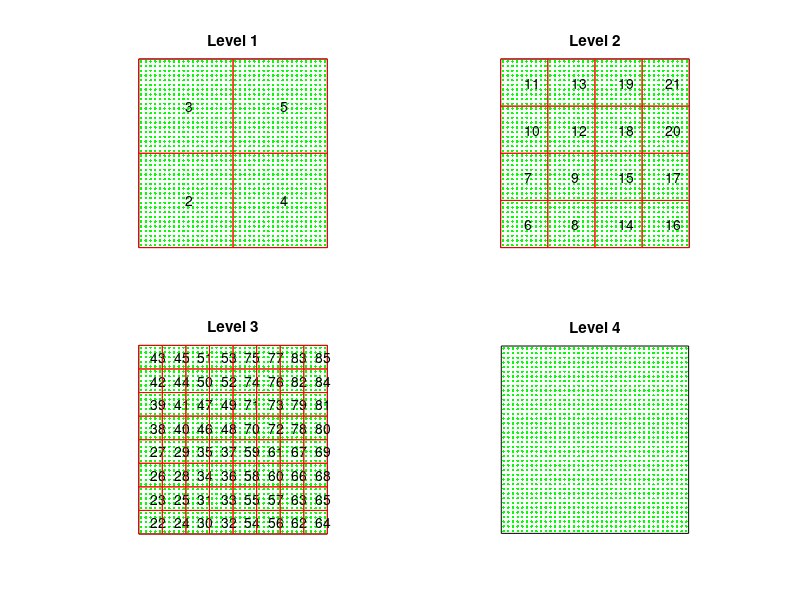

MATLAB code to generate this figure:
function main_simplefmm

clear
rand( 'seed',0)
randn('seed',0)

%%%%%%%%%%%%%%% Set the geometry.
flag_geo = 3;  % Set this parameter to 1, 2, or 3 to choose a geometry.
if (flag_geo == 1)
  nmax = 50;
  ntot = 1000;
  box_geom_root = [1,0.5,0.5];
  xx = [box_geom_root(2) + box_geom_root(1)*(rand(1,ntot)-0.5);...
        box_geom_root(3) + box_geom_root(1)*(rand(1,ntot)-0.5)];
elseif (flag_geo == 2)
  nmax = 50;
  ntot = 900;
  tt = 2*pi*rand(1,ntot);
  rr = 1 + 0.025*randn(1,ntot);
  xx = [rr.*cos(tt);...
        rr.*sin(tt)];
  x1min = min(xx(1,:));
  x1max = max(xx(1,:));
  x2min = min(xx(2,:));
  x2max = max(xx(2,:));
  len   = (1 + 1e-10)*max(x1max - x1min,x2max - x2min);
  box_geom_root = [len,0.5*(x1min+x1max),0.5*(x2min+x2max)];
elseif (flag_geo == 3)
  nside     = 40;
  nmax      = 25;
  ntot      = nside*nside;
  h         = 1/nside;
  [xx1,xx2] = meshgrid(linspace(0.5*h, 1 - 0.5*h, nside));
  xx        = [reshape(xx1,1,ntot);...
               reshape(xx2,1,ntot)];
  box_geom_root = [1,0.5,0.5];
end

%%%%%%%%%%%%%%%% Set various parameters
p_fmm  = 20;  % The order of the multipole expansions.
fprintf(1,'======= FMM test code ==============\n')
fprintf(1,'ntot      = %d\n',ntot)
fprintf(1,'p_fmm     = %d\n',p_fmm)
fprintf(1,'nbox_max  = %d\n',nmax)

%%%%%%%%%%%%%%%%%%%%%%%%%%%%%%%%%%%%%%%%%%%%%%%%%%%%%%%%
%%% Apply the FMM
%%% 
%%% You can call the function to let it specify "box_geom_root" 
%%% by itself, or you can force it to use a given box.
%%%%%%%%%%%%%%%%%%%%%%%%%%%%%%%%%%%%%%%%%%%%%%%%%%%%%%%%
qq = randn(ntot,3);
uu = LOCAL_SIMPLEFMM(xx,qq,nmax,p_fmm,box_geom_root);
%uu = LOCAL_SIMPLEFMM(xx,qq,nmax,p_fmm);

%%%%%%%%%%%%%%%%%%%%%%%%%%%%%%%%%%%%%%%%%%%%%%%%%%%%%%%%
%%% Verify the solution
%%%%%%%%%%%%%%%%%%%%%%%%%%%%%%%%%%%%%%%%%%%%%%%%%%%%%%%%
A        = LOCAL_A_diag(xx);
uu_exact = A * qq;
fprintf(1,'||uu - uu_exact|| / ||uu_exact|| = %18.10e\n',...
        norm(uu - uu_exact)/norm(uu_exact))

return

%%%%%%%%%%%%%%%%%%%%%%%%%%%%%%%%%%%%%%%%%%%%%%%%%%%%%%%%%%%%%%%%%%%%%%%%%%%
% This is a very basic 2D FMM for the log-kernel.
%
% NOTE: It is VERY slow and should be used only for learning purposes.
%
% It evaluates a matrix-vector product 
%
%   uu_orig = A * qq_orig 
%
% where A is a matrix of size ntot x ntot whose ij entry is
%
%   A(i,j) = log(norm(xx_orig(:,i) - xx_orig(:,j))))
%
% The object xx_orig specifies the particle locations, its size is 2 x ntot.
%
% (The moniker "_orig" is used since the vectors will be reordered inside
%  the function to conform with the ordering of the tree.
%
% INPUTS:  xx_orig        - particle locations, a matrix of size 2 x ntot
%          qq_orig        - charges, a vector of size ntot x nrhs
%          nmax           - maximum number of particles in a leaf
%          p_fmm          - order of multipole expansions
%          box_geom_root  - the geometry of the box holding the particles xx
%                           (this input is optional)
%
% OUTPUT:  uu_orig        - the potentials
%
%%%%%%%%%%%%%%%%%%%%%%%%%%%%%%%%%%%%%%%%%%%%%%%%%%%%%%%%%%%%%%%%%%%%%%%%%%%

function uu_orig = LOCAL_SIMPLEFMM(xx_orig,qq_orig,nmax,p_fmm,box_geom_root)

%%% If not "box_geom_root" object is specified, then create it:
if (nargin == 4)
  x1min = min(xx_orig(1,:));
  x1max = max(xx_orig(1,:));
  x2min = min(xx_orig(2,:));
  x2max = max(xx_orig(2,:));
  len   = (1 + 1e-10)*max(x1max-x1min,x2max-x2min);
  box_geom_root = [len,...
                   0.5 * (x1min + x1max),...
                   0.5 * (x2min + x2max)];
end

%%% Extract some parameters
ntot = size(xx_orig,2);
nrhs = size(qq_orig,2);

%%%%%%%%%%%%%%%%%%%%%%%%%%%%%%%%%%%%%%%%%%%%%%%
% STEP 1: Set up a tree structure.
%%%%%%%%%%%%%%%%%%%%%%%%%%%%%%%%%%%%%%%%%%%%%%%
[NODES,indvec] = LOCAL_get_tree(xx_orig,box_geom_root,nmax);
nboxes         = size(NODES,2);
xx             = xx_orig(:,indvec);
figure(1)
LOCAL_draw_boxes(NODES,xx,box_geom_root);

%%%%%%%%%%%%%%%%%%%%%%%%%%%%%%%%%%%%%%%%%%%%%%%%%%%%%%%%
% Step 2: Construct the various lists needed.
%%%%%%%%%%%%%%%%%%%%%%%%%%%%%%%%%%%%%%%%%%%%%%%%%%%%%%%%
NODES = LOCAL_get_lists(NODES,xx);

%%%%%%%%%%%%%%%%%%%%%%%%%%%%%%%%%%%%%%%%%%%%%%%%%%%%%%%%
% Initialize fields.
%%%%%%%%%%%%%%%%%%%%%%%%%%%%%%%%%%%%%%%%%%%%%%%%%%%%%%%%
qq = qq_orig(indvec,:); % we permute the indices so that the potentials associated with a box are contiguous. 
uu = zeros(ntot,nrhs); 
OUTFIELD = cell(1,nboxes);
INFIELD  = cell(1,nboxes);
for ibox = 1:nboxes
  OUTFIELD{ibox} = zeros(p_fmm+1,nrhs);
  INFIELD{ ibox} = zeros(p_fmm+1,nrhs);
end

%%%%%%%%%%%%%%%%%%%%%%%%%%%%%%%%%%%%%%%%%%%%%%%%%%%%%%%%
% Apply all T_ofs
%%%%%%%%%%%%%%%%%%%%%%%%%%%%%%%%%%%%%%%%%%%%%%%%%%%%%%%%
for ibox = 1:nboxes
  if (length(NODES{04,ibox}) == 0) % ibox has no children
    ind      = NODES{06,ibox} - 1 + (1:NODES{07,ibox});
    box_geom = NODES{1,ibox};
    xx_src   = xx(:,ind);
    T_ofs    = LOCAL_T_ofs(box_geom,p_fmm,xx_src);
    OUTFIELD{ibox} = T_ofs*qq(ind,:);
  end
end

%%%%%%%%%%%%%%%%%%%%%%%%%%%%%%%%%%%%%%%%%%%%%%%%%%%%%%%%
% Apply all T_ofo
%%%%%%%%%%%%%%%%%%%%%%%%%%%%%%%%%%%%%%%%%%%%%%%%%%%%%%%%
for ibox = nboxes:(-1):2
  if ((NODES{3,ibox} > 1) && (length(NODES{12,ibox}) > 0))
    box_geom_dad = NODES{01,ibox}; 
    for ison = NODES{04,ibox}
      box_geom_son   = NODES{01,ison};
      T_ofo          = LOCAL_T_ofo(box_geom_dad,box_geom_son,p_fmm);
      OUTFIELD{ibox} = OUTFIELD{ibox} + T_ofo*OUTFIELD{ison};
    end
  end
end

%%%%%%%%%%%%%%%%%%%%%%%%%%%%%%%%%%%%%%%%%%%%%%%%%%%%%%%%
% Apply all T_ifo
%%%%%%%%%%%%%%%%%%%%%%%%%%%%%%%%%%%%%%%%%%%%%%%%%%%%%%%%
for ibox = 1:nboxes
  if ((NODES{3,ibox} > 1) && (length(NODES{12,ibox}) > 0))
    box_geom_trg = NODES{1,ibox};
    for j = 1:length(NODES{12,ibox})
      jbox          = NODES{12,ibox}(j);
      box_geom_src  = NODES{1,jbox};
      T_ifo         = LOCAL_T_ifo(box_geom_trg,box_geom_src,p_fmm);
      INFIELD{ibox} = INFIELD{ibox} + T_ifo*OUTFIELD{jbox};
    end
  end
end

%%%%%%%%%%%%%%%%%%%%%%%%%%%%%%%%%%%%%%%%%%%%%%%%%%%%%%%%
% Apply all T_tfo    ("list 3")
%%%%%%%%%%%%%%%%%%%%%%%%%%%%%%%%%%%%%%%%%%%%%%%%%%%%%%%%
for ibox = 1:nboxes
  if (length(NODES{14,ibox}) > 0)
    J_trg  = NODES{06,ibox} - 1 + (1:NODES{07,ibox});
    for j = 1:length(NODES{14,ibox})
      jbox         = NODES{14,ibox}(j);
      xx_trg       = xx(:,J_trg);
      box_geom_src = NODES{1,jbox};
      T_tfo        = LOCAL_T_tfo(xx_trg,box_geom_src,p_fmm);
      uu(J_trg,:)  = uu(J_trg,:) + T_tfo*OUTFIELD{jbox}; 
    end
  end
end

%%%%%%%%%%%%%%%%%%%%%%%%%%%%%%%%%%%%%%%%%%%%%%%%%%%%%%%%
% Apply all T_ifs    ("list 4")
%%%%%%%%%%%%%%%%%%%%%%%%%%%%%%%%%%%%%%%%%%%%%%%%%%%%%%%%
for ibox = 1:nboxes
  if (length(NODES{16,ibox}) > 0)
    for j = 1:length(NODES{16,ibox})
      jbox          = NODES{16,ibox}(j);
      J_src         = NODES{06,jbox} - 1 + (1:NODES{07,jbox});
      box_geom_trg  = NODES{1,ibox};
      xx_src        = xx(:,J_src);
      T_ifs         = LOCAL_T_ifs(box_geom_trg,p_fmm,xx_src);
      INFIELD{ibox} = INFIELD{ibox} + T_ifs*qq(J_src,:);
    end
  end
end

%%%%%%%%%%%%%%%%%%%%%%%%%%%%%%%%%%%%%%%%%%%%%%%%%%%%%%%%
% Apply all T_ifi
%%%%%%%%%%%%%%%%%%%%%%%%%%%%%%%%%%%%%%%%%%%%%%%%%%%%%%%%
for ibox = 2:nboxes
  if ((NODES{3,ibox} > 1) && (length(NODES{04,ibox}) > 0))
    box_geom_dad = NODES{01,ibox};
    for ison = NODES{04,ibox}
      box_geom_son  = NODES{01,ison};
      T_ifi         = LOCAL_T_ifi(box_geom_son,box_geom_dad,p_fmm);
      INFIELD{ison} = INFIELD{ison} + T_ifi*INFIELD{ibox};
    end
  end
end

%%%%%%%%%%%%%%%%%%%%%%%%%%%%%%%%%%%%%%%%%%%%%%%%%%%%%%%%
% Apply all T_tfi
%%%%%%%%%%%%%%%%%%%%%%%%%%%%%%%%%%%%%%%%%%%%%%%%%%%%%%%%
for ibox = 2:nboxes
  if (length(NODES{04,ibox}) == 0) % ibox is a leaf
    ind       = NODES{06,ibox} - 1 + (1:NODES{07,ibox});
    xx_trg    = xx(:,ind);
    box_geom  = NODES{01,ibox};
    T_tfi     = LOCAL_T_tfi(xx_trg,box_geom,p_fmm);
    uu(ind,:) = uu(ind,:) + T_tfi*INFIELD{ibox};
  end
end

%%%%%%%%%%%%%%%%%%%%%%%%%%%%%%%%%%%%%%%%%%%%%%%%%%%%%%%%
% Evaluate interactions with direct neighbors
%%%%%%%%%%%%%%%%%%%%%%%%%%%%%%%%%%%%%%%%%%%%%%%%%%%%%%%%
for ibox = 1:nboxes
  if (length(NODES{10,ibox}) > 0)
    J_trg = NODES{06,ibox} - 1 + (1:NODES{07,ibox});
    for j = 1:length(NODES{10,ibox})
      jbox        = NODES{10,ibox}(j);
      J_src       = NODES{06,jbox} - 1 + (1:NODES{07,jbox});
      B           = LOCAL_A_offd(xx(:,J_trg),xx(:,J_src));
      uu(J_trg,:) = uu(J_trg,:) + B*qq(J_src,:);
    end
  end
end

%%%%%%%%%%%%%%%%%%%%%%%%%%%%%%%%%%%%%%%%%%%%%%%%%%%%%%%%
% Evaluate leaf self-interactions 
%%%%%%%%%%%%%%%%%%%%%%%%%%%%%%%%%%%%%%%%%%%%%%%%%%%%%%%%
for ibox = 1:nboxes
  if (length(NODES{04,ibox}) == 0)
    ind       = NODES{06,ibox} - 1 + (1:NODES{07,ibox});
    B         = LOCAL_A_diag(xx(:,ind));
    uu(ind,:) = uu(ind,:) + B*qq(ind,:);
  end
end

% Undo the permutation of the indices.
uu_orig = zeros(size(uu));
uu_orig(indvec,:) = real(uu);

return

%%%%%%%%%%%%%%%%%%%%%%%%%%%%%%%%%%%%%%%%%%%%%%%%%%%%%%%%%%%%%%%%%%%%%%%%%%%

function NODES = LOCAL_get_lists(NODES,xx)

nboxes = size(NODES,2);

% Construct a list "leaf_list" of all childless boxes.
leaf_list  = zeros(1,nboxes);
ileaf      = 0;
for ibox = 1:nboxes;
  if (length(NODES{04,ibox}) == 0)
    ileaf = ileaf+1;
    leaf_list(ileaf) = ibox;
  end
end
nleaf = ileaf;
leaf_list = leaf_list(1:nleaf);

% Initialize all lists.
for ibox = 1:nboxes
  for ilist = 10:2:18
    NODES{ilist,ibox} = [];
  end
end

% Create lists 2 and 5
for ibox = 2:nboxes
  lside          = NODES{1,ibox}(1);
  x1c            = NODES{1,ibox}(2);
  x2c            = NODES{1,ibox}(3);
  ifath          = NODES{3,ibox};
  fath_coll_list = [NODES{18,ifath},ifath];
  for ifathcoll = fath_coll_list
    for jbox = NODES{04,ifathcoll}
      if ~(ibox == jbox)
        y1c  = NODES{1,jbox}(2);
        y2c  = NODES{1,jbox}(3);
        dist = sqrt((y1c-x1c)*(y1c-x1c) + (y2c-x2c)*(y2c-x2c));
        if (dist < (1.9*lside))
          % jbox is a colleague of ibox
          NODES{18,ibox} = [NODES{18,ibox},jbox];
        else
          NODES{12,ibox} = [NODES{12,ibox},jbox];
        end
      end
    end
  end
end

% Create lists 1 and 3
for ibox = 2:nboxes
  ibox_geom = NODES{1,ibox};
  list1   = [];
  list3   = [];
  if (length(NODES{04,ibox}) == 0)
    for jbox = NODES{18,ibox}
      [list1_fromjbox,list3_fromjbox] = LOCAL_get_list1_and_list3(NODES,ibox_geom,jbox,xx);
      list1 = [list1,list1_fromjbox];
      list3 = [list3,list3_fromjbox];
    end
  end
  NODES{10,ibox} = list1;
  NODES{14,ibox} = list3;
end

% At this point, NODES{10,ibox} lists only touching boxes at the same
% or finer levels as ibox. We next add the missing boxes.
for ibox = 2:nboxes
  for jbox = NODES{10,ibox}
    lside_ibox = NODES{1,ibox}(1);
    lside_jbox = NODES{1,jbox}(1);
    if ((lside_ibox / lside_jbox) > 1.0001)
      NODES{10,jbox} = [NODES{10,jbox},ibox];
    end
  end
end

% Create list 4.
% It is the dual of list 3.
for ibox = 2:nboxes
  for jbox = NODES{14,ibox}
    NODES{16,jbox} = [NODES{16,jbox},ibox];
  end
end

return

%%%%%%%%%%%%%%%%%%%%%%%%%%%%%%%%%%%%%%%%%%%%%%%%%%%%%%%%
% Auxiliary functions
%%%%%%%%%%%%%%%%%%%%%%%%%%%%%%%%%%%%%%%%%%%%%%%%%%%%%%%%

function [list1,list3] = LOCAL_get_list1_and_list3(NODES,ibox_geom,jbox,xx)

lside_i = ibox_geom(1);
lside_j = NODES{1,jbox}(1);

lsep    = max(abs(NODES{1,jbox}(2)-ibox_geom(2)),abs(NODES{1,jbox}(3)-ibox_geom(3)));
          
is_touching  = (lsep < 0.50001*(lside_i + lside_j));
has_children = (length(NODES{04,jbox})>0);

if ~is_touching
  list1 = [];
  list3 = [jbox];
else
  if ~has_children
    list1 = [jbox];
    list3 = [];
  else
    list1 = [];
    list3 = [];
    for kbox = NODES{04,jbox};
      [list1_fromk,list3_fromk] = LOCAL_get_list1_and_list3(NODES,ibox_geom,kbox,xx);
      list1 = [list1,list1_fromk];
      list3 = [list3,list3_fromk];
    end
  end
end

return

%%%%%%%%%%%%%%%%%%%%%%%%%%%%%%%%%%%%%%%%%%%%%%%%%%%%%%%%%%%%%%%%%%%%%%%%%%%%%%%

function [NODES,indvec] = LOCAL_get_tree(xx,box_geom,nmax)

ntot = size(xx,2);
len  = box_geom(1);
x1c  = box_geom(2);
x2c  = box_geom(3);

% BOXES is a temporary work array for setting up the tree-structure
BOXES       = zeros(18,100);
lenBOXES    = 100;
BOXES( 1,1) = NaN;
BOXES( 2,1) = 0;
BOXES( 3,1) = NaN;
BOXES( 6,1) = 1;
BOXES( 7,1) = ntot;
BOXES(10,1) = NaN;
BOXES(11,1) = x1c - 0.5*len;
BOXES(12,1) = x1c + 0.5*len;
BOXES(13,1) = x2c - 0.5*len;
BOXES(14,1) = x2c + 0.5*len;
BOXES(15,1) = -1;
BOXES(16,1) = -1;
BOXES(17,1) = -1;
BOXES(18,1) = -1;

indvec = 1:ntot;

% Create the tree structure by quartering any
% box that holds more than nmax nodes.
%
% We create the boxes one level at a time.
% The following loop is over LEVELS.
ibox_last  = 0;
ibox_new   = 1;
ilevel     = 0;
while (ibox_new > ibox_last)

  ibox_first = ibox_last+1;
  ibox_last  = ibox_new;
  ilevel     = ilevel+1;
  
  % Loop over all boxes on the level that was last created.
  % All newly created boxes are temporarily stored in the array TMPBOXES.
  for ibox = ibox_first:ibox_last
    
    % If ibox holds more than nmax nodes, it will be partitioned.
    if (BOXES(07,ibox) > nmax) 

      qfirst = BOXES(06,ibox);
      x1min  = BOXES(11,ibox);
      x1max  = BOXES(12,ibox);
      x2min  = BOXES(13,ibox);
      x2max  = BOXES(14,ibox);
      x1half = (x1min + x1max)/2;
      x2half = (x2min + x2max)/2;
      J      = qfirst - 1 + (1:BOXES(07,ibox));
      indloc = indvec(J);
      J_sw   = find( (xx(1,indloc) <= x1half) .* (xx(2,indloc) <= x2half) );
      J_nw   = find( (xx(1,indloc) <= x1half) .* (xx(2,indloc) >  x2half) );
      J_se   = find( (xx(1,indloc) >  x1half) .* (xx(2,indloc) <= x2half) );
      J_ne   = find( (xx(1,indloc) >  x1half) .* (xx(2,indloc) >  x2half) );
           
      indvec(J) = [indloc(J_sw),indloc(J_nw),indloc(J_se),indloc(J_ne)];
      
      npart_added = 0;
      % If there is not enough space to save the 4 children in
      % the array BOXES, then double the size of BOXES.
      if ((ibox_new + 4) > lenBOXES)
        BOXES  = [BOXES,zeros(size(BOXES,1),4+size(BOXES,2))];
        lenBOXES = size(BOXES,2);
      end
      if ~isempty(J_sw)
        ibox_new = ibox_new + 1;
        n_sw = length(J_sw);
        BOXES(:,ibox_new) = [NaN,ilevel,ibox,NaN,NaN,qfirst+npart_added,...
                             n_sw,NaN,NaN,NaN,x1min,x1half,x2min,x2half,...
                             -1,-1,-1,-1]';
        BOXES(15,ibox) = ibox_new;
        npart_added = npart_added + n_sw;
      end
      if ~isempty(J_nw)
        ibox_new = ibox_new + 1;
        n_nw = length(J_nw);
        BOXES(:,ibox_new) = [NaN,ilevel,ibox,NaN,NaN,qfirst+npart_added,...
                             n_nw,NaN,NaN,NaN,x1min,x1half,x2half,x2max,...
                             -1,-1,-1,-1]';
        BOXES(16,ibox) = ibox_new;
        npart_added = npart_added + n_nw;
      end
      if ~isempty(J_se)
        ibox_new = ibox_new + 1;
        n_se = length(J_se);
        BOXES(:,ibox_new) = [NaN,ilevel,ibox,NaN,NaN,qfirst+npart_added,...
                             n_se,NaN,NaN,NaN,x1half,x1max,x2min,x2half,...
                             -1,-1,-1,-1]';

        BOXES(17,ibox) = ibox_new;
        npart_added = npart_added + n_se;
      end
      if ~isempty(J_ne)
        ibox_new = ibox_new + 1;
        n_ne = length(J_ne);
        BOXES(:,ibox_new) = [NaN,ilevel,ibox,NaN,NaN,qfirst+npart_added,...
                             n_ne,NaN,NaN,NaN,x1half,x1max,x2half,x2max,...
                             -1,-1,-1,-1]';
        BOXES(18,ibox) = ibox_new;
        npart_added = npart_added + n_ne;
      end
    
    end
    
  end
  
end

% Let nboxes denote the number of boxes created,
% create the object NODES which will hold all
% relevant information, and transfer the 
% information in BOXES to NODES.
nboxes  = ibox_new;
NODES = cell(45,nboxes);
for ibox = 1:nboxes
  NODES{01,ibox} = [     BOXES(12,ibox)-BOXES(11,ibox),...
                    0.5*(BOXES(11,ibox)+BOXES(12,ibox)),...
                    0.5*(BOXES(13,ibox)+BOXES(14,ibox))];
  NODES{02,ibox} = BOXES(02,ibox);
  NODES{03,ibox} = BOXES(03,ibox);
  NODES{04,ibox} = [];
  for j = 15:18
    if (BOXES(j,ibox) > 0)
      NODES{04,ibox} = [NODES{04,ibox},BOXES(j,ibox)];
    end
  end
  NODES{06,ibox} = BOXES(06,ibox);
  NODES{07,ibox} = BOXES(07,ibox);
end


return

%%%%%%%%%%%%%%%%%%%%%%%%%%%%%%%%%%%%%%%%%%%%%%%%%%%%%%%%%%%%%%%%%%%%%%%%%%%%%%%%%%%%%%%%%%%%%%%%%%%%%%%%

function T = LOCAL_T_ofs(box_geom_src,p_fmm,xxsrc)

nsrc = size(xxsrc,2);
dd   = ones(p_fmm,1)*((xxsrc(1,:)-box_geom_src(2)) + 1i*(xxsrc(2,:) - box_geom_src(3)));
PP   = ((1:p_fmm)')*ones(1,nsrc);
T    = [ ones(1,nsrc); -(1./PP).*(dd.^PP)];
  
return

%%%%%%%%%%%%%%%%%%%%%%%%%%%%%%%%%%%%%%%%%%%%%%%%%%%%%%%%%%%%%%%%%%%%%%%%%%%%%%%%%%%%%%%%%%%%%%%%%%%

function T = LOCAL_T_tfi(xxtrg,box_geom,p_fmm)

ntrg = size(xxtrg,2);
dd = ((xxtrg(1,:)-box_geom(2)) + 1i*(xxtrg(2,:) - box_geom(3))).' * ones(1,p_fmm);
PP = ones(ntrg,1)*(1:p_fmm);
T  = [ones(ntrg,1),dd.^PP];

return

%%%%%%%%%%%%%%%%%%%%%%%%%%%%%%%%%%%%%%%%%%%%%%%%%%%%%%%%%%%%%%%%%%%%%%%%%%%%%%%%%%%%%%%%%%%%%%%%%%%

function T = LOCAL_T_tfo(xxtrg,box_geom,p_fmm)

ntrg = size(xxtrg,2);
PP   = ones(ntrg,1)*(1:p_fmm);
dd   = ((xxtrg(1,:)-box_geom(2)) + 1i*(xxtrg(2,:)-box_geom(3))).';
T    = [log(dd), 1./((dd*ones(1,p_fmm)).^PP)];
  
return
%%%%%%%%%%%%%%%%%%%%%%%%%%%%%%%%%%%%%%%%%%%%%%%%%%%%%%%%%%%%%%%%%%%%%%%%%%%%%%%%%%%%%%%%%%%%%%%%%%%

function T = LOCAL_T_ifs(box_geom_trg,p_fmm,xxsrc)

nsrc = size(xxsrc,2);
dd   = (xxsrc(1,:) - box_geom_trg(2)) + 1i*(xxsrc(2,:)-box_geom_trg(3));
PP   = ((1:p_fmm)')*ones(1,nsrc);
T    = [log(-dd); -1./(PP.*((ones(p_fmm,1)*dd).^PP))];

return

%%%%%%%%%%%%%%%%%%%%%%%%%%%%%%%%%%%%%%%%%%%%%%%%%%%%%%%%%%%%%%%%%%%%%%%%%%%%%%%%%%%%%%%%%%%%%%%%%%%

function T = LOCAL_T_ofo(box_geom_dad,box_geom_son,p_fmm)

cdad1  = box_geom_dad(2);
cdad2  = box_geom_dad(3);

cson1  = box_geom_son(2);
cson2  = box_geom_son(3);

dd     = (cson1-cdad1) + 1i*(cson2-cdad2);

[jj,ii] = meshgrid(0:(p_fmm-1));
X       = tril(dd.^max(ii-jj,0));
Y       = LOCAL_binomial(ii,min(ii,jj));
i_vec   = (1:p_fmm)';
t_vec   = -(1./i_vec).*(dd.^i_vec);
T       = [1,     zeros(1,p_fmm);...
           t_vec, X.*Y];

return

%%%%%%%%%%%%%%%%%%%%%%%%%%%%%%%%%%%%%%%%%%%%%%%%%%%%%%%%%%%%%%%%%%%%%%%%%%%%%%%%%%%%%%%%%%%%%%%%%%%

function T = LOCAL_T_ifi(box_geom_son,box_geom_dad,p_fmm)

cdad1  = box_geom_dad(2);
cdad2  = box_geom_dad(3);

cson1  = box_geom_son(2);
cson2  = box_geom_son(3);

dd      = (cson1-cdad1) + 1i*(cson2-cdad2);
[jj,ii] = meshgrid(0:p_fmm);
X       = triu(dd.^max(jj-ii,0));
Y       = LOCAL_binomial(jj,min(ii,jj));
T       = X.*Y;

return

%%%%%%%%%%%%%%%%%%%%%%%%%%%%%%%%%%%%%%%%%%%%%%%%%%%%%%%%%%%%%%%%%%%%%%%%%%%%%%%%%%%%%%%%%%%%%%%%%%%

function T = LOCAL_T_ifo(box_geom_trg,box_geom_src,p_fmm)

ct1  = box_geom_trg(2);
ct2  = box_geom_trg(3);

cs1  = box_geom_src(2);
cs2  = box_geom_src(3);

T    = ones(p_fmm+1,p_fmm+1);
dd   = (cs1-ct1) + 1i*(cs2-ct2);

% Construct the 1-1-element.
T(1,1) = log(-dd);

% Construct the top row;
jj = 1:p_fmm;
T(1,2:(p_fmm+1)) = ((-1).^jj)./((dd*ones(1,p_fmm)).^jj);

% Construct the left-most diagonal. 
ii = (1:p_fmm)';
T(2:(p_fmm+1),1) = -1./(ii.*((dd*ones(p_fmm,1)).^ii));

% Construct the "bulk" of the matrix
[JJ,II] = meshgrid(1:p_fmm);
T(2:(p_fmm+1),2:(p_fmm+1)) = ((-1).^JJ) .* LOCAL_binomial(II+JJ-1,JJ-1) .* (1./((dd*ones(p_fmm,p_fmm)).^(II+JJ)));

return

%%%%%%%%%%%%%%%%%%%%%%%%%%%%%%%%%%%%%%%%%%%%%%%%%%%%%%%%%%%%%%%%%%%%%%%%%%%%%%%%%%%%%%%%%%%%%%%%%%%

function c = LOCAL_binomial(n, k)

nk = [n(:); k(:)];
c = exp(gammaln(n+1) - gammaln(k+1) - gammaln(n-k+1));  % binomial coefficient
i = n == floor(n + .5) & k == floor(k + .5);
c(i) = floor(c(i) + .5);                                % number of combinations

return

%%%%%%%%%%%%%%%%%%%%%%%%%%%%%%%%%%%%%%%%%%%%%%%%%%%%%%%%%%%%%%%%%%%%%%%%%%%%%%%%%%%%%%%%%%%%%%%%%%%%%%%%

function A = LOCAL_A_offd(xxtrg,xxsrc)

ntrg   = size(xxtrg,2);
nsrc   = size(xxsrc,2);
zztrg  = xxtrg(1,:) + 1i*xxtrg(2,:);
zzsrc  = xxsrc(1,:) + 1i*xxsrc(2,:);
dd     = zztrg.' * ones(1,nsrc) - ones(ntrg,1)*zzsrc;

ddsq = dd.*conj(dd);
A    = 0.5*log(ddsq);
  
return

%%%%%%%%%%%%%%%%%%%%%%%%%%%%%%%%%%%%%%%%%%%%%%%%%%%%%%%%%%%%%%%%%%%%%%%%%%%

function A = LOCAL_A_diag(xx)

nloc = size(xx,2);
xxs  = ones(nloc,1)*(xx(1,:) + 1i * xx(2,:));
xxt  = (xx(1,:) + 1i * xx(2,:)).' * ones(1,nloc);
dd   = xxt - xxs + eye(nloc);

ddsq = dd.*conj(dd);
A    = 0.5*log(ddsq);
for j = 1:nloc
  A(j,j) = 0;
end

return

%%%%%%%%%%%%%%%%%%%%%%%%%%%%%%%%%%%%%%%%%%%%%%%%%%%%%%%%%%%%%%%%%%%%%%%%%%%

function ans = LOCAL_draw_boxes(NODES,xx,box_geom)

len = box_geom(1);

box = [box_geom(2) - 0.5*len,...
       box_geom(2) + 0.5*len,...
       box_geom(3) - 0.5*len,...
       box_geom(3) + 0.5*len];

nlevels = 1;
for ibox = 2:size(NODES,2)
  nlevels = max(NODES{2,ibox},nlevels);
end
for ilevel = 1:4
  subplot(2,2,ilevel)
  hold off
  plot(box([1,2,2,1,1]),box([3,3,4,4,3]),'k')
  hold on
  axis equal
  axis off
  h = plot(xx(1,:),xx(2,:),'g.');
%  set(h,'MarkerSize',20)
  title(sprintf('Level %d',ilevel))
end

flag_warning = 0;

for ibox = 2:size(NODES,2)
  ilevel = NODES{2,ibox};
  if (ilevel <= 4)
    subplot(2,2,ilevel)
    x1min = NODES{1,ibox}(2) - 0.5*NODES{1,ibox}(1);
    x1max = NODES{1,ibox}(2) + 0.5*NODES{1,ibox}(1);
    x2min = NODES{1,ibox}(3) - 0.5*NODES{1,ibox}(1);
    x2max = NODES{1,ibox}(3) + 0.5*NODES{1,ibox}(1);
    plot([x1min,x1max,x1max,x1min,x1min],...
         [x2min,x2min,x2max,x2max,x2min],'r')
    hold on
    text(0.5*(x1min + x1max),...
         0.5*(x2min + x2max),...
         sprintf('%d',ibox))
  else
    flag_warning = 1;
  end
end

for ilevel = 1:min(nlevels,4)
  subplot(2,2,ilevel)
  hold off
end

ans = [];

if (flag_warning == 1)
  fprintf(1,'WARNING in FMM01_draw_boxes: More than 4 levels!!\n')
end

return